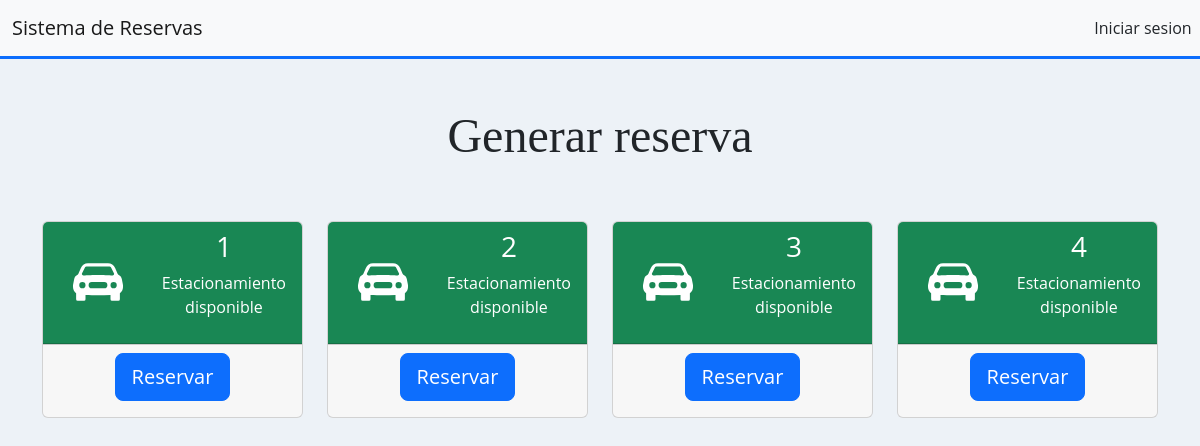
The app's page /user/listaReserva/ with its own data.
### Apps/loginApp/models.py (models this page shows, shortened)
class Estacionamiento(models.Model):
    numeroEstacionamiento = models.IntegerField(unique=True)
    estado = models.BooleanField(default=False, null=True)

### Apps/sReservas/views.py (the view)
# urls.py: path('listaReserva/', views.listaReserva, name='generarReserva'),
def listaReserva(request):
    estacionamiento = Estacionamiento.objects.filter()
    return render(request, 'generarReserva.html', {'estacionamientos': estacionamiento  })

### Apps/sReservas/templates/generarReserva.html (shortened to what this page needs)
{% extends 'base.html' %}
{% block contenido %}
    <h1 class="text-center display-5 mt-5">Generar reserva</h1>
    <div class="container">
        <div class="row">
            {% for estacionamiento in estacionamientos %}
            {% if estacionamiento.estado == False %}
                <div class="col-md-3">
                    <div class="card text-center mt-5">
                        <div class="card-header bg-success text-white">
                            <div class="row align-items-center">
                                <div class="col">
                                </div>
                                <div class="col">
                                    <h3 class="display-8">{{estacionamiento.numeroEstacionamiento}}</h3>
                                        <p>Estacionamiento disponible</p>
                                </div>
                            </div>
                        </div>
                            <div class="card-footer">
                                <h5>
                                    <a class="btn btn-primary btn-lg" href="{% url 'reservaPrueba' estacionamiento.id %}">Reservar</a>
                                </h5>
                        </div>
                    </div>
                </div>
                {% endif %}
                {% endfor %}
        </div>
    </div>
{% endblock contenido %}

### Apps/sReservas/static/css/estilos.css (style rules this page uses)
* { margin:0; padding:0; }
body { background-color:#EDF2F7; font-family: 'Open Sans', sans-serif; }
h1,h2 { font-family: 'Balsamiq Sans', cursive; }

### records on screen
Estacionamiento: numeroEstacionamiento "1"
Estacionamiento: numeroEstacionamiento "2"
Estacionamiento: numeroEstacionamiento "3"
Estacionamiento: numeroEstacionamiento "4"
